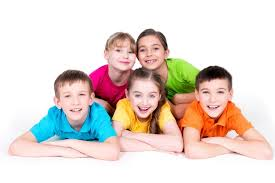
#> input picture img5.jfif, 275 x 183 px
$ python contours.py
#> lines starting #> are read from the running program, lines starting #| are printed output that depends on the picture; after the words box and inside, x2 and y2 are one past the last pixel; in counts of white or black regions, pixels touching at a corner belong together
import cv2 as cv

img = cv.imread('img5.jfif')
#> img is the input picture: shape (183, 275, 3); mean B, G, R 209.1, 215.8, 227.1
cv.imshow("Original", img)

gray = cv.cvtColor(img, cv.COLOR_BGR2GRAY)
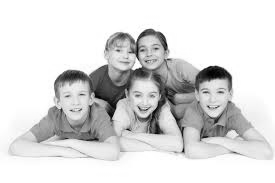
#> gray: shape (183, 275); min 0, max 255, mean 218.4
cv.imshow("Gray", gray)

canny = cv.Canny(img, 125, 175)
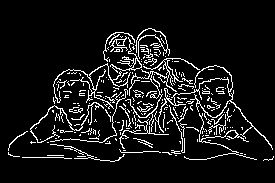
#> canny: shape (183, 275); 8.8% white in thin lines or dots, all inside (x1, y1, x2, y2) = (8, 28, 274, 162)
cv.imshow("Canny Edges", canny)

cv.waitKey(0)

$ run again, with apple.jfif copied over img5.jfif
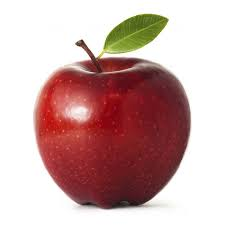
#> input picture apple.jfif, 225 x 225 px
#> img is the input picture: shape (225, 225, 3); mean B, G, R 168.5, 170.8, 203.5
#> `gray = cv.cvtColor(img, cv.COLOR_BGR2GRAY)`:
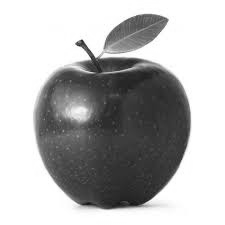
#> gray: shape (225, 225); min 18, max 255, mean 180.3
#> `canny = cv.Canny(img, 125, 175)`:
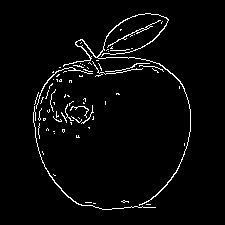
#> canny: shape (225, 225); 3.3% white in thin lines or dots, all inside (x1, y1, x2, y2) = (33, 13, 191, 210)
